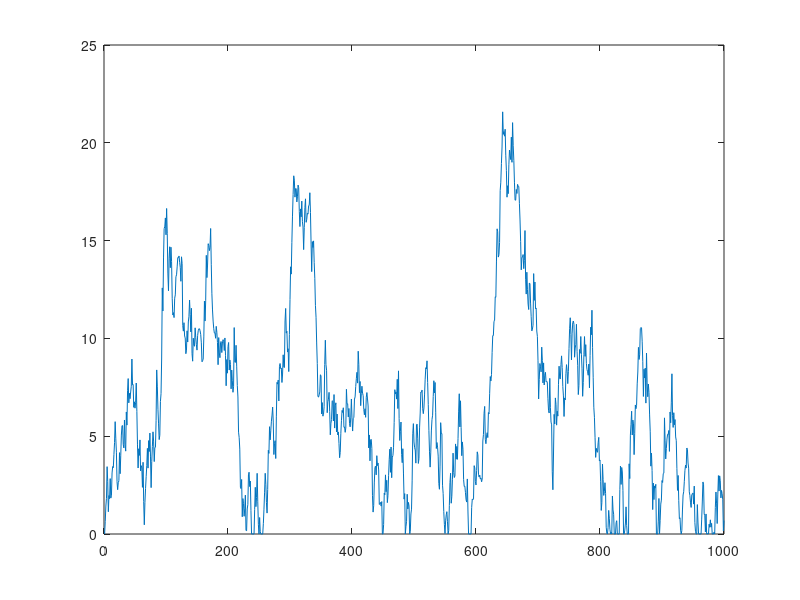

Write MATLAB code to recreate this figure.
clear

T=1000; %Simulate for a 1000 periods
Y=zeros(T,1);
V=randn(T,1);
RHO=0.99;
for i=2:T
temp=Y(i-1)*RHO+V(i,1);
if temp>=0
%if temp>0 && temp<1
% if temp>0 || temp>1
    Y(i)=temp;
end
end

plot(Y);
